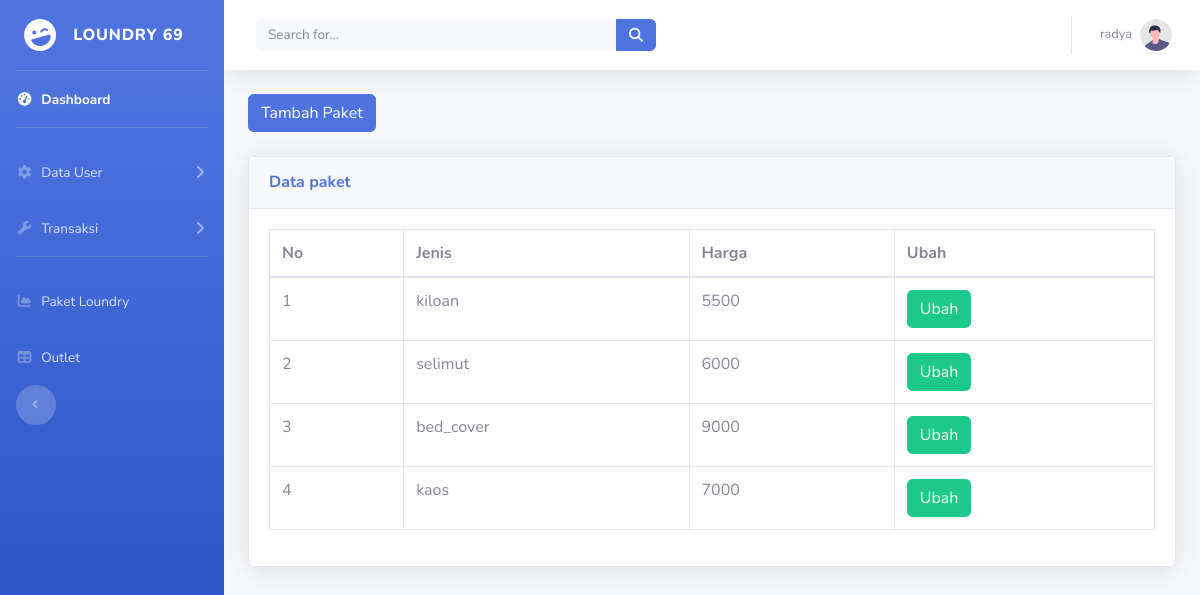
The page /paket.php (signed in) on the database its author committed.
### tables this page shows
CREATE TABLE `paket` (
  `id_paket` int(11) NOT NULL,
  `jenis` enum('kiloan','selimut','bed_cover','kaos') NOT NULL,
  `harga` int(11) NOT NULL
);

### paket.php (the view, shortened to what this page needs)
<?php include 'navbar.php'?>
<div class="container-fluid">
<a href="tambah_paket.php" class="btn btn-primary ">
                                        <span class="text">Tambah Paket</span>
                                    </a>
                                    <br><br>
<div class="card shadow mb-4">
                        <div class="card-header py-3">
                            <h6 class="m-0 font-weight-bold text-primary">Data paket</h6>
                        </div>
                        <div class="card-body">
                            <div class="table-responsive">
                                <table class="table table-bordered" id="dataTable" width="100%" cellspacing="0">
                                    <thead>
                                        <tr>
                                            <th>No</th>
                                            <th>Jenis</th>
                                            <th>Harga</th>
                                            <th>Ubah</th>
                                        </tr>
                                    </thead>
                                    <?php
                                include "koneksi.php";
                                $qry_paket=mysqli_query($conn,"select * from paket");
                                $no=0;
                                while($data_paket=mysqli_fetch_array($qry_paket)){
                                $no++;
                                ?>
                                <tr>
                                    <td><?=$no?></td>
                                    <td><?=$data_paket['jenis']?></td>
                                    <td><?=$data_paket['harga']?></td>
                                    <td><a href="ubah_paket.php?id_paket=<?= $data_paket['id_paket'] ?>" class="btn btn-success">Ubah</a></td>
                                </tr>
                                <?php
                                }
                                ?>

### rows shown on the page
paket: jenis "kiloan", harga "5500"
paket: jenis "selimut", harga "6000"
paket: jenis "bed_cover", harga "9000"
paket: jenis "kaos", harga "7000"

### other values the page prints
$_SESSION['username'] "radya"
